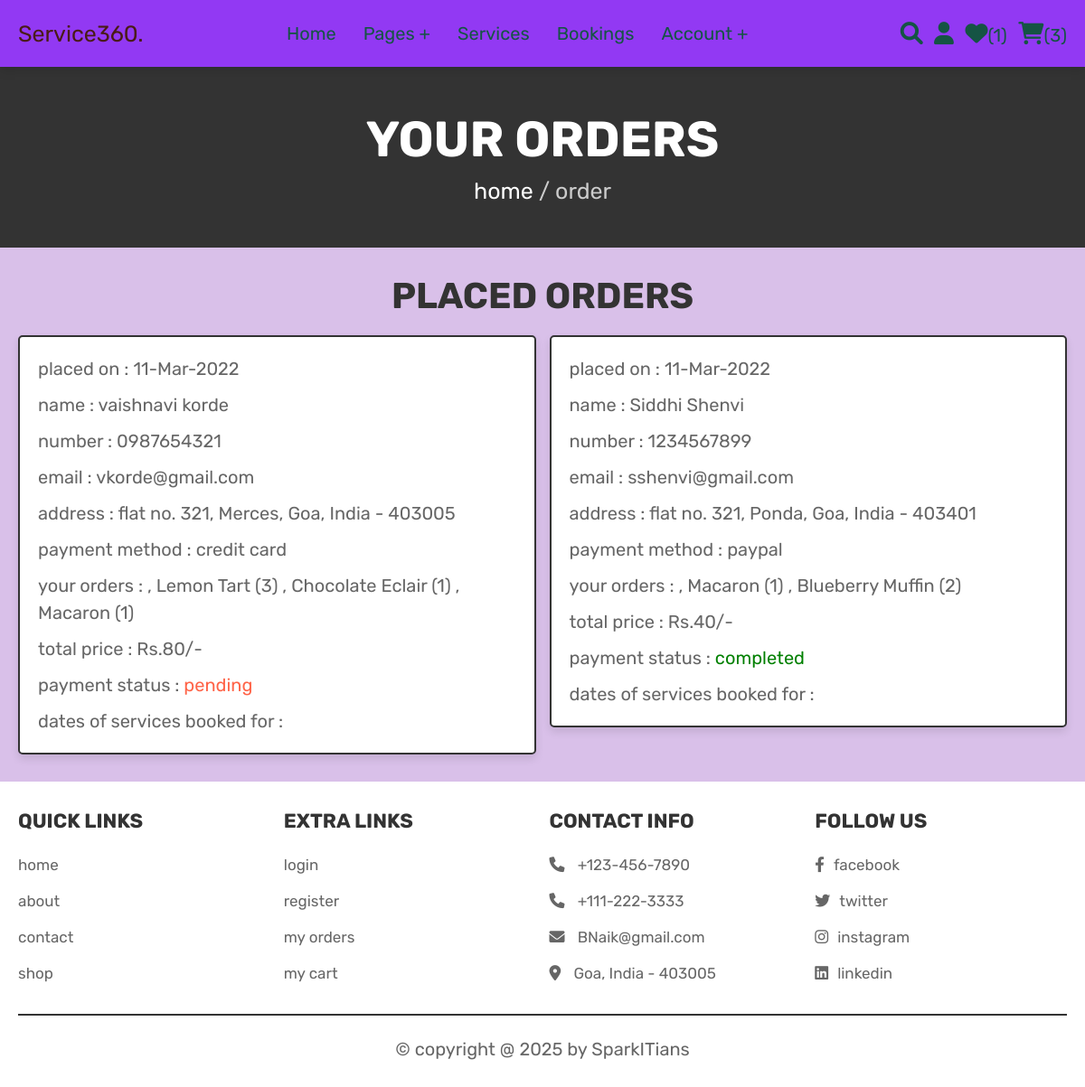
Screenshot of /orders.php (signed in) with the database file from the repository.
### tables this page shows
CREATE TABLE `orders` (
  `id` int(100) NOT NULL,
  `user_id` int(100) NOT NULL,
  `name` varchar(100) NOT NULL,
  `number` varchar(12) NOT NULL,
  `email` varchar(100) NOT NULL,
  `method` varchar(50) NOT NULL,
  `address` varchar(500) NOT NULL,
  `total_products` varchar(1000) NOT NULL,
  `total_price` int(100) NOT NULL,
  `placed_on` varchar(50) NOT NULL,
  `payment_status` varchar(20) NOT NULL DEFAULT 'pending'
);

### orders.php (the view, shortened to what this page needs)
<?php
@include 'config.php';
$user_id = $_SESSION['user_id'];
?>
<!DOCTYPE html>
<html lang="en">
<head>
   <link rel="stylesheet" href="https://cdnjs.cloudflare.com/ajax/libs/font-awesome/6.0.0/css/all.min.css">
   <link rel="stylesheet" href="css/style.css">
</head>
<body>
<?php @include 'header.php'; ?>
<section class="heading">
    <h3>your orders</h3>
    <p> <a href="home.php">home</a> / order </p>
</section>
<section class="placed-orders">
    <h1 class="title">placed orders</h1>
    <div class="box-container">
    <?php
        $select_orders = mysqli_query($conn, "SELECT * FROM `orders` WHERE user_id = '$user_id'") or die('query failed');
        if(mysqli_num_rows($select_orders) > 0){
            while($fetch_orders = mysqli_fetch_assoc($select_orders)){
    ?>
    <div class="box">
        <p> placed on : <span><?php echo $fetch_orders['placed_on']; ?></span> </p>
        <p> name : <span><?php echo $fetch_orders['name']; ?></span> </p>
        <p> number : <span><?php echo $fetch_orders['number']; ?></span> </p>
        <p> email : <span><?php echo $fetch_orders['email']; ?></span> </p>
        <p> address : <span><?php echo $fetch_orders['address']; ?></span> </p>
        <p> payment method : <span><?php echo $fetch_orders['method']; ?></span> </p>
        <p> your orders : <span><?php echo $fetch_orders['total_products']; ?></span> </p>
        <p> total price : <span>Rs.<?php echo $fetch_orders['total_price']; ?>/-</span> </p>
        <p> payment status : <span style="color:<?php if($fetch_orders['payment_status'] == 'pending'){echo 'tomato'; }else{echo 'green';} ?>"><?php echo $fetch_orders['payment_status']; ?></span> </p>
        <p> dates of services booked for : <span><?php echo $fetch_orders['service_date']; ?></span> </p>
    </div>
    <?php
        }
    }else{
        echo '<p class="empty">no orders placed yet!</p>';
    }
    ?>
    </div>
</section>
<?php @include 'footer.php'; ?>
</body>
</html>

### css/style.css (style rules this page uses)
:root { --pink:#491b15; --red:#c0392b; --orange:#f39c12; --black:#333; --white:#fff; --light-color:#666; --light-white:#ccc; --light-bg:#f5f5f5; --border:.2rem solid var(--black); --box-shadow:0 .5rem 1rem rgba(0,0,0,.1); }
* { font-family: 'Rubik', sans-serif; margin:0; padding:0; box-sizing: border-box; outline: none; border:none; text-decoration: none; transition:all .2s linear; }
html { font-size: 62.5%; overflow-x: hidden; scroll-behavior: smooth; scroll-padding-top: 6.5rem; }
body { background: #d9c0e9; }
section { padding:3rem 2rem; }
.heading { display: flex; flex-flow: column; align-items: center; justify-content: center; gap:1rem; background-color: var(--black); text-align: center; min-height: 25vh; }
.heading h3 { font-size: 5.5rem; color:var(--white); text-transform: uppercase; }
.heading p { font-size: 2.5rem; color:var(--light-white); }
.heading p a { color:var(--white); }
.title { text-align: center; margin-bottom: 2rem; color:var(--black); text-transform: uppercase; font-size: 4rem; }
.placed-orders .box-container { max-width: 1200px; margin:0 auto; display: flex; flex-wrap: wrap; gap:1.5rem; align-items: flex-start; }
.placed-orders .box-container .box { background-color: var(--white); padding:1rem 2rem; border:var(--border); box-shadow: var(--box-shadow); flex:1 1 40rem; border-radius: .5rem; }
.placed-orders .box-container .box p { margin: 1rem 0; font-size: 2rem; line-height: 1.5; color:var(--light-color); }
.placed-orders .box-container .box p span { color:var(--#491b15); }

### rows the page displays
orders: placed_on "11-Mar-2022", name "vaishnavi korde", number "0987654321", email "vkorde@gmail.com", address "flat no. 321, Merces, Goa, India - 403005", method "credit card", total_products ", Lemon Tart (3) , Chocolate Eclair (1) , Macaron (1)", total_price "80", payment_status "pending"
orders: placed_on "11-Mar-2022", name "Siddhi Shenvi", number "1234567899", email "sshenvi@gmail.com", address "flat no. 321, Ponda, Goa, India - 403401", method "paypal", total_products ", Macaron (1) , Blueberry Muffin (2)", total_price "40", payment_status "completed"

### other values shown
$wishlist_num_rows "1"
$cart_num_rows "3"
